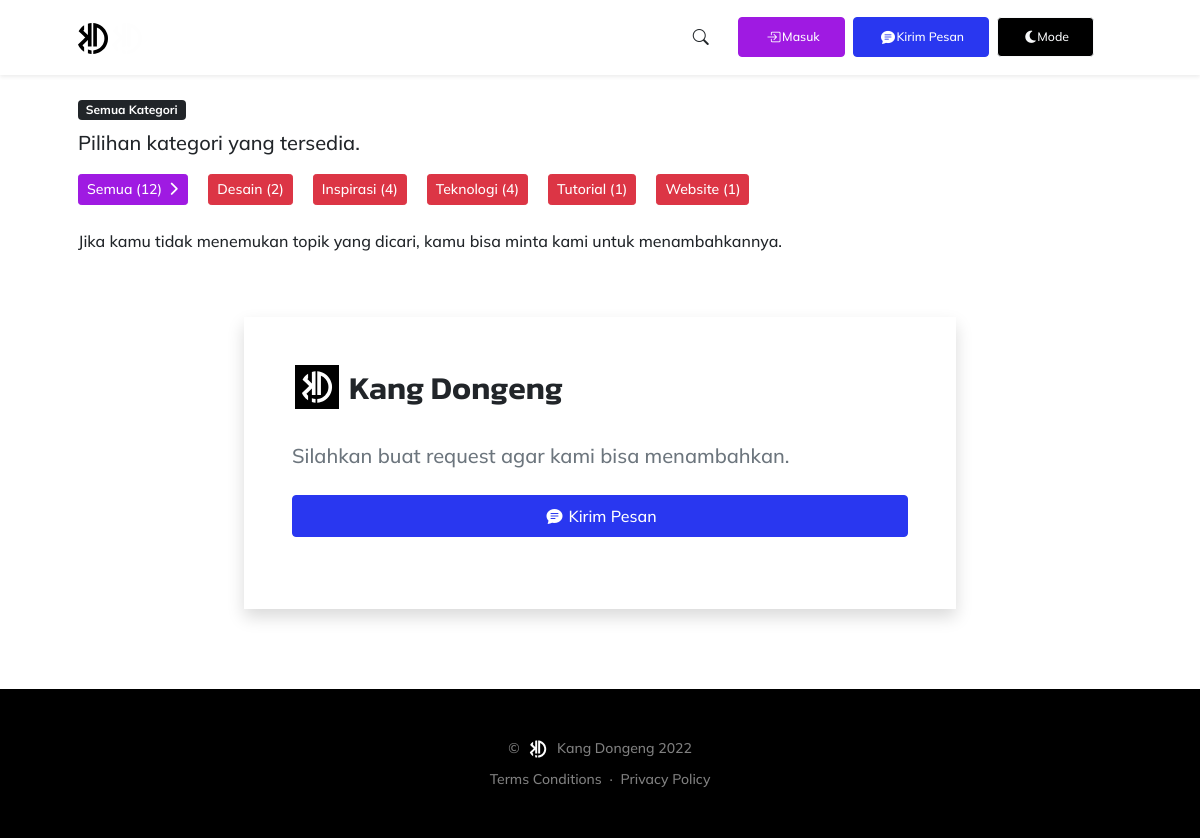
The page /index.php/beranda/kategori_all on the database its author committed.
### tables this page shows
CREATE TABLE `kategori` (
  `id_kategori` int(11) NOT NULL,
  `nama_kategori` varchar(50) NOT NULL,
  `permalink_kt` text NOT NULL
);

CREATE TABLE `kebijakan` (
  `id_kb` int(11) NOT NULL,
  `nama_kb` varchar(50) DEFAULT NULL,
  `gambar_kb` varchar(200) DEFAULT NULL,
  `permalink_kb` varchar(200) DEFAULT NULL,
  `isi_kb` text DEFAULT NULL
);

### application/controllers/Beranda.php (called while the page is built, shortened)
<?php
class Beranda extends CI_Controller
{
    public function __construct()
    {
        $this->load->model('M_user', 'm_user');
    }
    public function kategori_all()
    {
        $data['judul']     = "Kategori | Website Pendongeng Handal";
        $this->load->view('template/header', $data);
        $this->load->view('kategori_all', $data);
        $this->load->view('template/footer');
    }
}

### index.php (called while the page is built, shortened)
<?php
require_once BASEPATH.'core/CodeIgniter.php';

### application/views/kategori_all.php (the view, shortened to what this page needs)
<section class="mt-3" id="category">
    <div class="container px-5">
        <div class="row gx-5 align-items-center justify-content-center justify-content-lg-between">
            <div class="col-sm-12">
                <span class="badge bg-dark lh-1 mb-2">Semua Kategori</span>
                <p class="lead fw-normal">Pilihan kategori yang tersedia.</p>
                <ul class="nav mb-4">
                    <?php $all = $this->db->get_where('post', ['status_post' => 1])->num_rows(); ?>
                    <li class="nav-item me-1 ms-0">
                        <a class="me-lg-3 mb-4 mb-lg-0 btn btn-sm btn-secondary" href="<?= base_url() ?>">Semua (<?= $all ?>) <i class="fas fa-chevron-right"></i></a>
                    </li>
                    <?php
                    $kategori = $this->db->query('SELECT * FROM `kategori` ORDER BY nama_kategori ASC')->result();
                    foreach ($kategori as $cat) {
                    ?>
                        <?php $kat = $this->db->query("SELECT * FROM post, kategori WHERE kategori.id_kategori = post.id_kategori AND post.status_post = 1 AND post.id_kategori = $cat->id_kategori")->num_rows() ?>
                        <li class="nav-item me-1 ms-0">
                            <a class="me-lg-3 mb-4 mb-lg-0 btn btn-sm btn-danger" href="<?= base_url('kategori/' . strtolower($cat->permalink_kt)) ?>"><?= $cat->nama_kategori ?> (<?= $kat ?>)</a>
                        </li>
                    <?php } ?>
                </ul>
                <p>Jika kamu tidak menemukan topik yang dicari, kamu bisa minta kami untuk menambahkannya.</p>
            </div>
            <div class="col-sm-12 mt-5">
                <div class="row align-items-center justify-content-center">
                    <div class="col-sm-12 col-md-8 shadow p-5" id="side-post">
                        <h2 class="display-7 lh-1 mb-4 font-alt">
                            <img src="<?= base_url() ?>assets/img/logo_1.svg" alt="logo" width="50" height="44" class="mb-2 v1">
                            Kang Dongeng
                        </h2>
                        <p class="lead fw-normal text-muted mb-4">Silahkan buat request agar kami bisa menambahkan. </p>
                        <div class="d-grid gap-2">
                            <button class="mb-4 btn btn-primary p-2" data-bs-toggle="modal" data-bs-target="#feedbackModal"><i class="bi-chat-text-fill"></i> Kirim Pesan</button>
                        </div>
                    </div>
                </div>
            </div>
        </div>
    </div>
</section>

### application/views/template/footer.php (shortened to what this page needs)
<footer class="bg-black text-center py-5">
    <div class="container px-5">
        <div class="text-white-50 small">
            <div class="mb-2">&copy; <img src="<?= base_url() ?>assets/img/logo_1.svg" alt="logo" width="30" height="24"> Kang Dongeng <?= date('Y') ?></div>
            <?php
            $foot = $this->db->get('kebijakan')->result_array();
            for ($i = 0; $i < count($foot); $i++) {
                $link = $foot[$i]['permalink_kb'];
                $nama = $foot[$i]['nama_kb'];
            ?>
                <a class="text-decoration-none" href="<?= base_url("legal/$link") ?>"><?= $nama ?></a>
                <?php
                $now = (int) count($foot) - 1;
                if ($now == $i) { ?>
                <?php } else { ?>
                    <span class="mx-1">&middot;</span>
                <?php } ?>
            <?php } ?>
        </div>
    </div>
</footer>
</body>
</html>

### application/views/template/header.php (style rules this page uses)
@media screen and (min-width: 992px) { ul #ket li .nav-item a, i { margin-right: 0.10rem !important; margin-left: 0.20rem !important; } }

### rows shown on the page
kategori: nama_kategori "Desain", kat "2"
kategori: nama_kategori "Inspirasi", kat "4"
kategori: nama_kategori "Teknologi", kat "4"
kategori: nama_kategori "Tutorial", kat "1"
kategori: nama_kategori "Website", kat "1"
kebijakan: nama_kb "Terms Conditions"
kebijakan: nama_kb "Privacy Policy"

### other values the page prints
$all "12"
